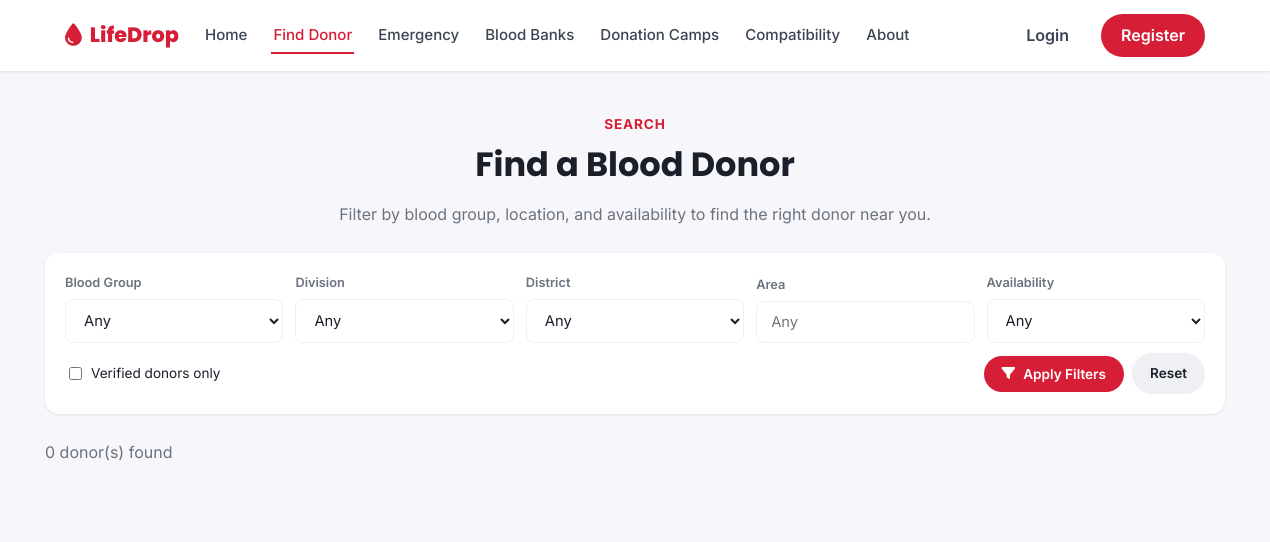
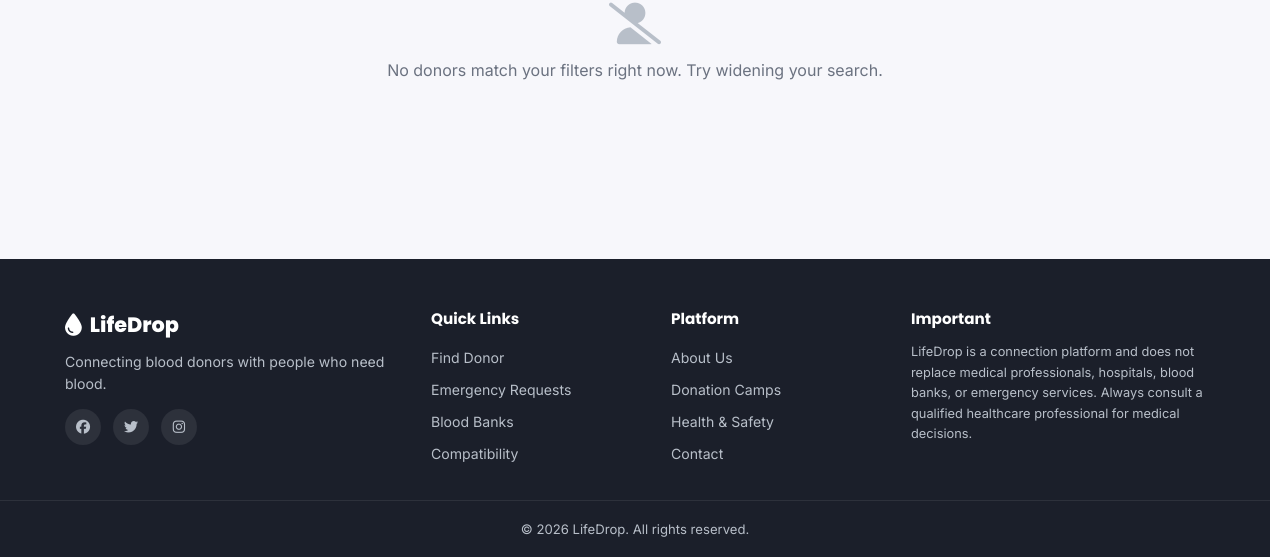
Before: /find-donor.php with the older database file (2 pictures, top to bottom).
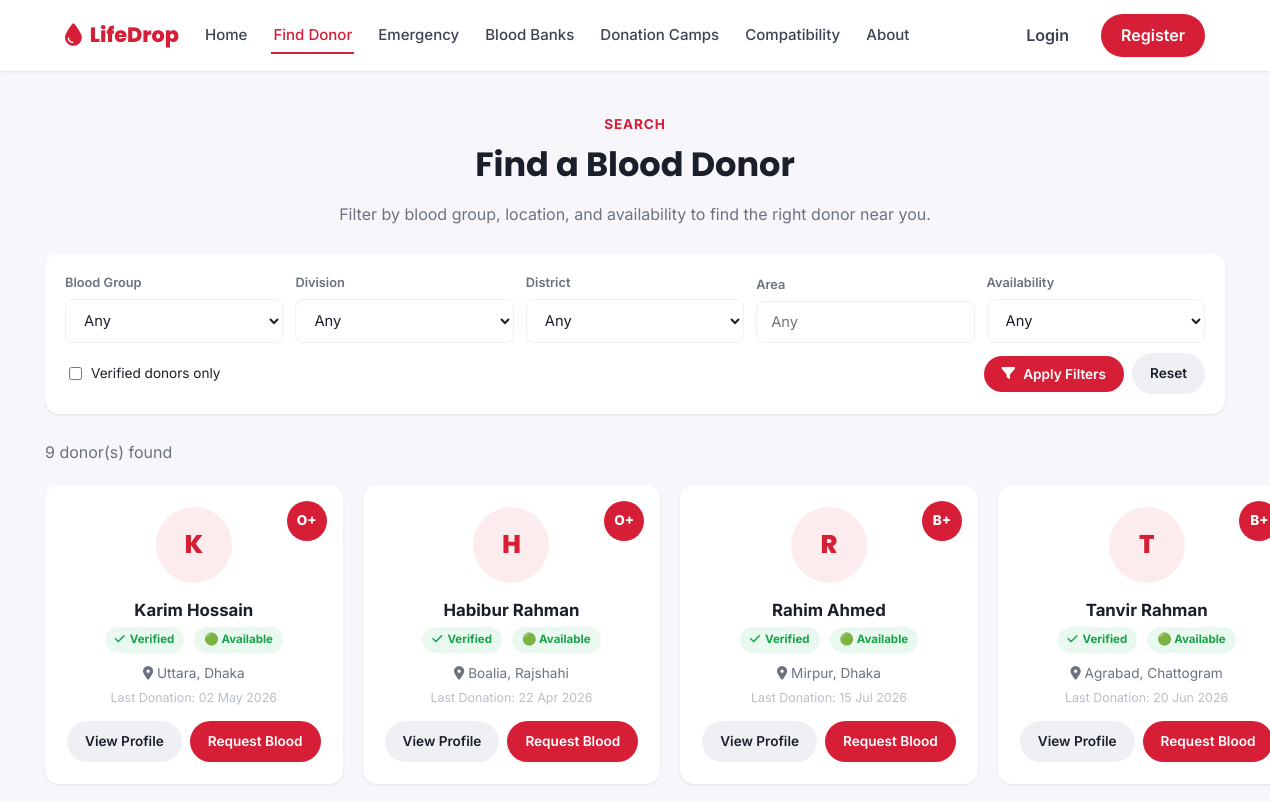
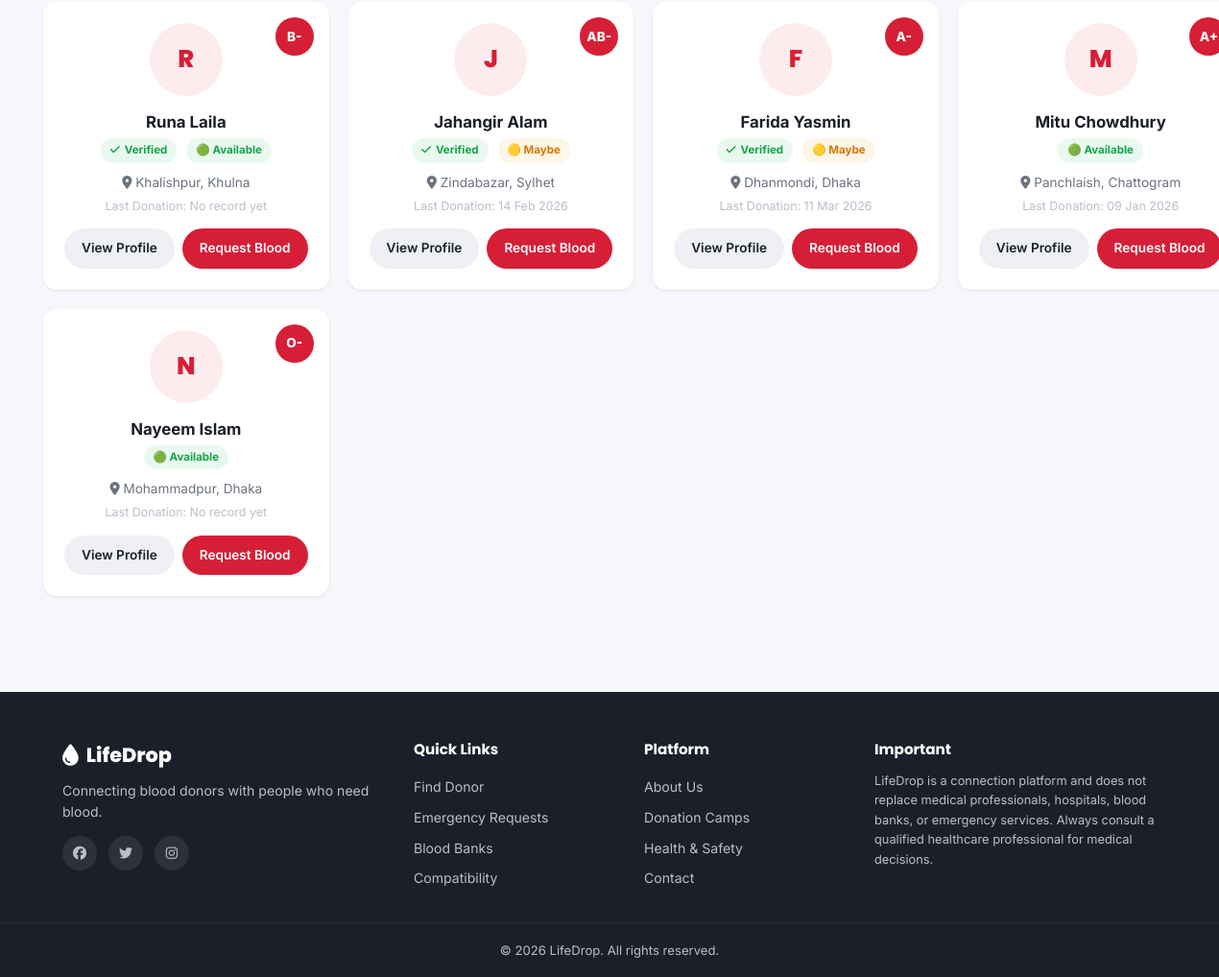
After: the same page with the newer database file (2 pictures, top to bottom).
### tables this page shows
CREATE TABLE `users` (
  `id` INT UNSIGNED NOT NULL AUTO_INCREMENT,
  `full_name` VARCHAR(120) NOT NULL,
  `email` VARCHAR(150) NOT NULL,
  `phone` VARCHAR(20) NOT NULL,
  `password_hash` VARCHAR(255) NOT NULL,
  `role` ENUM('donor','seeker','both','admin') NOT NULL DEFAULT 'seeker',
  `blood_group` ENUM('A+','A-','B+','B-','AB+','AB-','O+','O-') DEFAULT NULL,
  `division` VARCHAR(50) DEFAULT NULL,
  `district` VARCHAR(50) DEFAULT NULL,
  `area` VARCHAR(80) DEFAULT NULL,
  `gender` ENUM('Male','Female','Other') DEFAULT NULL,
  `date_of_birth` DATE DEFAULT NULL,
  `profile_photo` VARCHAR(255) DEFAULT NULL,
  `last_donation_date` DATE DEFAULT NULL,
  `availability` ENUM('available','maybe','unavailable') NOT NULL DEFAULT 'available',
  `is_verified` TINYINT(1) NOT NULL DEFAULT 0,
  `is_donor_profile` TINYINT(1) NOT NULL DEFAULT 0,
  `status` ENUM('active','suspended') NOT NULL DEFAULT 'active',
  `total_donations` INT UNSIGNED NOT NULL DEFAULT 0,
  `created_at` TIMESTAMP NOT NULL DEFAULT CURRENT_TIMESTAMP,
  `updated_at` TIMESTAMP NOT NULL DEFAULT CURRENT_TIMESTAMP ON UPDATE CURRENT_TIMESTAMP,
  PRIMARY KEY (`id`),
  UNIQUE KEY `uq_email` (`email`),
  UNIQUE KEY `uq_phone` (`phone`),
  KEY `idx_blood_group` (`blood_group`),
  KEY `idx_division_district` (`division`,`district`),
  KEY `idx_availability` (`availability`)
);

### includes/functions.php (called while the page is built, shortened)
<?php
function e($value) {
    return htmlspecialchars($value ?? '', ENT_QUOTES, 'UTF-8');
}
function clean($value) {
    return trim(strip_tags($value ?? ''));
}
function status_badge_class($status) {
    return [
        'pending'      => 'badge-warning',
        'searching'    => 'badge-info',
        'donor_found'  => 'badge-primary',
        'fulfilled'    => 'badge-success',
        'cancelled'    => 'badge-danger',
        'expired'      => 'badge-muted',
        'accepted'     => 'badge-success',
        'declined'     => 'badge-danger',
        'available'    => 'badge-success',
        'maybe'        => 'badge-warning',
        'unavailable'  => 'badge-danger',
    ][$status] ?? 'badge-muted';
}

### includes/auth.php (called while the page is built, shortened)
<?php
require_once __DIR__ . '/functions.php';
function is_logged_in() {
    return !empty($_SESSION['user_id']);
}
function current_user() {
    if (!is_logged_in()) {
        return null;
    }
    global $pdo;
    $stmt = $pdo->prepare('SELECT * FROM users WHERE id = :id LIMIT 1');
    $stmt->execute([':id' => $_SESSION['user_id']]);
    $user = $stmt->fetch();
    return $user;
}

### find-donor.php (the view, shortened to what this page needs)
<?php
require_once __DIR__ . '/includes/auth.php';
$district = clean($_GET['district'] ?? '');
$area = clean($_GET['area'] ?? '');
$availability = clean($_GET['availability'] ?? '');
$verifiedOnly = isset($_GET['verified']) ? 1 : 0;
$sql = "SELECT id, full_name, blood_group, division, district, area, availability, is_verified,
               profile_photo, last_donation_date, total_donations
        FROM users WHERE is_donor_profile = 1 AND status = 'active'";
$params = [];
if ($availability !== '' && in_array($availability, ['available', 'maybe', 'unavailable'], true)) {
    $sql .= ' AND availability = :availability';
    $params[':availability'] = $availability;
} else {
    $sql .= " AND availability != 'unavailable'";
}
$sql .= ' ORDER BY is_verified DESC, FIELD(availability,"available","maybe","unavailable"), total_donations DESC LIMIT 60';
$stmt = $pdo->prepare($sql);
$stmt->execute($params);
$donors = $stmt->fetchAll();
require_once __DIR__ . '/includes/header.php';
?>
<div class="container section-tight">
    <div class="section-header" style="margin-bottom:26px;">
        <span class="eyebrow">Search</span>
        <h2>Find a Blood Donor</h2>
        <p>Filter by blood group, location, and availability to find the right donor near you.</p>
    </div>
    <form class="filters-bar" method="get" action="<?= e(SITE_URL) ?>/find-donor.php">
        <div class="filters-grid">
            <div class="form-group">
                <label>Blood Group</label>
                <select name="blood_group">
                    <option value="">Any</option>
                </select>
            </div>
            <div class="form-group">
                <label>Division</label>
                <select name="division" data-division data-target-district="f_district">
                    <option value="">Any</option>
                </select>
            </div>
            <div class="form-group">
                <label>District</label>
                <select name="district" id="f_district" data-district data-target-area="f_area_list" data-selected="<?= e($district) ?>">
                    <option value="">Any</option>
                </select>
            </div>
            <div class="form-group">
                <label>Area</label>
                <input type="text" name="area" id="f_area" list="f_area_list" value="<?= e($area) ?>" placeholder="Any" autocomplete="off">
            </div>
            <div class="form-group">
                <label>Availability</label>
                <select name="availability">
                    <option value="">Any</option>
                </select>
            </div>
        </div>
        <div class="flex items-center gap-1 mt-1">
            <label style="display:flex;align-items:center;gap:6px;font-size:0.85rem;">
                <input type="checkbox" name="verified" value="1" <?= $verifiedOnly ? 'checked' : '' ?>> Verified donors only
            </label>
            <button type="submit" class="btn btn-primary btn-sm" style="margin-left:auto;"><i class="fa-solid fa-filter"></i> Apply Filters</button>
            <a href="<?= e(SITE_URL) ?>/find-donor.php" class="btn btn-light btn-sm">Reset</a>
        </div>
    </form>
    <p class="text-muted mb-2"><?= count($donors) ?> donor(s) found</p>
    <?php if ($donors): ?>
    <div class="grid grid-4">
        <?php foreach ($donors as $donor): ?>
            <div class="donor-card">
                <span class="blood-chip"><?= e($donor['blood_group']) ?></span>
                <?php if (!empty($donor['profile_photo'])): ?>
                    <img class="donor-avatar" src="<?= e(UPLOAD_URL . $donor['profile_photo']) ?>" alt="">
                <?php else: ?>
                    <div class="donor-avatar-fallback"><?= e(mb_substr($donor['full_name'], 0, 1)) ?></div>
                <?php endif; ?>
                <div class="donor-name"><?= e($donor['full_name']) ?></div>
                <div class="donor-meta">
                    <?php if ($donor['is_verified']): ?><span class="badge badge-success"><i class="fa-solid fa-check"></i> Verified</span><?php endif; ?>
                    <span class="badge <?= status_badge_class($donor['availability']) ?>">
                        <?= $donor['availability'] === 'available' ? '🟢 Available' : ($donor['availability'] === 'maybe' ? '🟡 Maybe' : '🔴 Unavailable') ?>
                    </span>
                </div>
                <div class="donor-location"><i class="fa-solid fa-location-dot"></i> <?= e($donor['area'] ? $donor['area'] . ', ' : '') . e($donor['district']) ?></div>
                <div class="donor-last-donation">
                    Last Donation: <?= $donor['last_donation_date'] ? e(date('d M Y', strtotime($donor['last_donation_date']))) : 'No record yet' ?>
                </div>
                <div class="donor-card-actions">
                    <a href="<?= e(SITE_URL) ?>/donor-profile.php?id=<?= e($donor['id']) ?>" class="btn btn-light btn-sm" style="flex:1;">View Profile</a>
                    <a href="<?= e(SITE_URL) ?>/seeker/create-request.php?donor_id=<?= e($donor['id']) ?>" class="btn btn-primary btn-sm" style="flex:1;">Request Blood</a>
                </div>
            </div>
        <?php endforeach; ?>
    </div>
    <?php else: ?>
        <div class="empty-state">
            <i class="fa-solid fa-user-slash"></i>
            <p>No donors match your filters right now. Try widening your search.</p>
        </div>
    <?php endif; ?>
</div>
<?php require_once __DIR__ . '/includes/footer.php'; ?>

### includes/header.php (shortened to what this page needs)
<!DOCTYPE html>
<html lang="en">
<head>
<link rel="stylesheet" href="https://cdnjs.cloudflare.com/ajax/libs/font-awesome/6.5.1/css/all.min.css">
<link rel="stylesheet" href="<?= e(SITE_URL) ?>/assets/css/style.css">
</head>
<body>
<?php require_once __DIR__ . '/navbar.php'; ?>
<main class="site-main">

### includes/navbar.php (shortened to what this page needs)
<?php
$user = current_user();
$currentPage = basename($_SERVER['SCRIPT_NAME']);
function nav_active($page, $current) { return $page === $current ? 'active' : ''; }
?>
<header class="navbar">
    <div class="navbar-inner">
        <a class="brand" href="<?= e(SITE_URL) ?>/index.php">
            <i class="fa-solid fa-droplet"></i>
            <span><?= e(SITE_NAME) ?></span>
        </a>
        <nav class="nav-links" id="navLinks">
            <a href="<?= e(SITE_URL) ?>/index.php" class="<?= nav_active('index.php', $currentPage) ?>">Home</a>
            <a href="<?= e(SITE_URL) ?>/find-donor.php" class="<?= nav_active('find-donor.php', $currentPage) ?>">Find Donor</a>
            <a href="<?= e(SITE_URL) ?>/emergency-requests.php" class="<?= nav_active('emergency-requests.php', $currentPage) ?>">Emergency</a>
            <a href="<?= e(SITE_URL) ?>/blood-banks.php" class="<?= nav_active('blood-banks.php', $currentPage) ?>">Blood Banks</a>
            <a href="<?= e(SITE_URL) ?>/donation-camps.php" class="<?= nav_active('donation-camps.php', $currentPage) ?>">Donation Camps</a>
            <a href="<?= e(SITE_URL) ?>/compatibility.php" class="<?= nav_active('compatibility.php', $currentPage) ?>">Compatibility</a>
            <a href="<?= e(SITE_URL) ?>/about.php" class="<?= nav_active('about.php', $currentPage) ?>">About</a>
        </nav>
        <div class="nav-right">
            <?php if ($user): ?>
                <?php render_notification_bell($user['id']); ?>
                <div class="user-menu">
                    <button class="user-menu-btn" id="userMenuBtn" type="button">
                        <?php if (!empty($user['profile_photo'])): ?>
                            <img src="<?= e(UPLOAD_URL . $user['profile_photo']) ?>" alt="" class="avatar-sm">
                        <?php else: ?>
                            <span class="avatar-sm avatar-fallback"><?= e(mb_substr($user['full_name'], 0, 1)) ?></span>
                        <?php endif; ?>
                        <span class="user-menu-name"><?= e(explode(' ', $user['full_name'])[0]) ?></span>
                        <i class="fa-solid fa-chevron-down"></i>
                    </button>
                    <div class="user-menu-dropdown" id="userMenuDropdown">
                        <?php
                        $dashPrefix = $user['role'] === 'admin' ? 'admin' : ($user['role'] === 'seeker' ? 'seeker' : 'donor');
                        ?>
                        <a href="<?= e(SITE_URL) ?>/<?= $dashPrefix ?>/dashboard.php"><i class="fa-solid fa-gauge"></i> Dashboard</a>
                        <?php if ($user['role'] !== 'admin'): ?>
                        <a href="<?= e(SITE_URL) ?>/<?= $dashPrefix ?>/profile.php"><i class="fa-solid fa-user"></i> Profile</a>
                        <?php endif; ?>
                        <a href="<?= e(SITE_URL) ?>/logout.php"><i class="fa-solid fa-right-from-bracket"></i> Logout</a>
                    </div>
                </div>
            <?php else: ?>
                <a href="<?= e(SITE_URL) ?>/login.php" class="btn-nav">Login</a>
                <a href="<?= e(SITE_URL) ?>/register.php" class="btn-nav-primary">Register</a>
            <?php endif; ?>
        </div>
    </div>
</header>

### includes/footer.php (shortened to what this page needs)
</main>
<footer class="site-footer">
    <div class="footer-inner">
        <div class="footer-col footer-brand">
            <div class="brand">
                <i class="fa-solid fa-droplet"></i>
                <span><?= e(SITE_NAME) ?></span>
            </div>
            <p>Connecting blood donors with people who need blood.</p>
            <div class="footer-social">
                <a href="#" aria-label="Facebook"><i class="fa-brands fa-facebook"></i></a>
                <a href="#" aria-label="Twitter"><i class="fa-brands fa-twitter"></i></a>
                <a href="#" aria-label="Instagram"><i class="fa-brands fa-instagram"></i></a>
            </div>
        </div>
        <div class="footer-col">
            <h4>Quick Links</h4>
            <a href="<?= e(SITE_URL) ?>/find-donor.php">Find Donor</a>
            <a href="<?= e(SITE_URL) ?>/emergency-requests.php">Emergency Requests</a>
            <a href="<?= e(SITE_URL) ?>/blood-banks.php">Blood Banks</a>
            <a href="<?= e(SITE_URL) ?>/compatibility.php">Compatibility</a>
        </div>
        <div class="footer-col">
            <h4>Platform</h4>
            <a href="<?= e(SITE_URL) ?>/about.php">About Us</a>
            <a href="<?= e(SITE_URL) ?>/donation-camps.php">Donation Camps</a>
            <a href="<?= e(SITE_URL) ?>/health-safety.php">Health &amp; Safety</a>
            <a href="<?= e(SITE_URL) ?>/contact.php">Contact</a>
        </div>
        <div class="footer-col footer-disclaimer-col">
            <h4>Important</h4>
            <p class="footer-disclaimer">
                <?= e(SITE_NAME) ?> is a connection platform and does not replace medical
                professionals, hospitals, blood banks, or emergency services. Always consult a
                qualified healthcare professional for medical decisions.
            </p>
        </div>
    </div>
    <div class="footer-bottom">
        &copy; <?= date('Y') ?> <?= e(SITE_NAME) ?>. All rights reserved.
    </div>
</footer>
</body>
</html>

Changed rows visible on the page:
added users: blood_group "O+", full_name "K", full_name "Karim Hossain", is_verified 1 (drawn), availability "🟢 Available", area "Uttara,", district "Dhaka", last_donation_date "02 May 2026"
added users: blood_group "O+", full_name "H", full_name "Habibur Rahman", is_verified 1 (drawn), availability "🟢 Available", area "Boalia,", district "Rajshahi", last_donation_date "22 Apr 2026"
added users: blood_group "B+", full_name "R", full_name "Rahim Ahmed", is_verified 1 (drawn), availability "🟢 Available", area "Mirpur,", district "Dhaka", last_donation_date "15 Jul 2026"
added users: blood_group "B+", full_name "T", full_name "Tanvir Rahman", is_verified 1 (drawn), availability "🟢 Available", area "Agrabad,", district "Chattogram", last_donation_date "20 Jun 2026"
added users: blood_group "B-", full_name "R", full_name "Runa Laila", is_verified 1 (drawn), availability "🟢 Available", area "Khalishpur,", district "Khulna", shows "No record yet"
added users: blood_group "AB-", full_name "J", full_name "Jahangir Alam", is_verified 1 (drawn), availability "🟡 Maybe", area "Zindabazar,", district "Sylhet", last_donation_date "14 Feb 2026"
added users: blood_group "A-", full_name "F", full_name "Farida Yasmin", is_verified 1 (drawn), availability "🟡 Maybe", area "Dhanmondi,", district "Dhaka", last_donation_date "11 Mar 2026"
added users: blood_group "A+", full_name "M", full_name "Mitu Chowdhury", availability "🟢 Available", area "Panchlaish,", district "Chattogram", last_donation_date "09 Jan 2026"
added users: blood_group "O-", full_name "N", full_name "Nayeem Islam", availability "🟢 Available", area "Mohammadpur,", district "Dhaka", shows "No record yet"
Other visible differences:
count($donors): "0" → "9"
text no longer shown: "No donors match your filters right now. Try widening your search."
